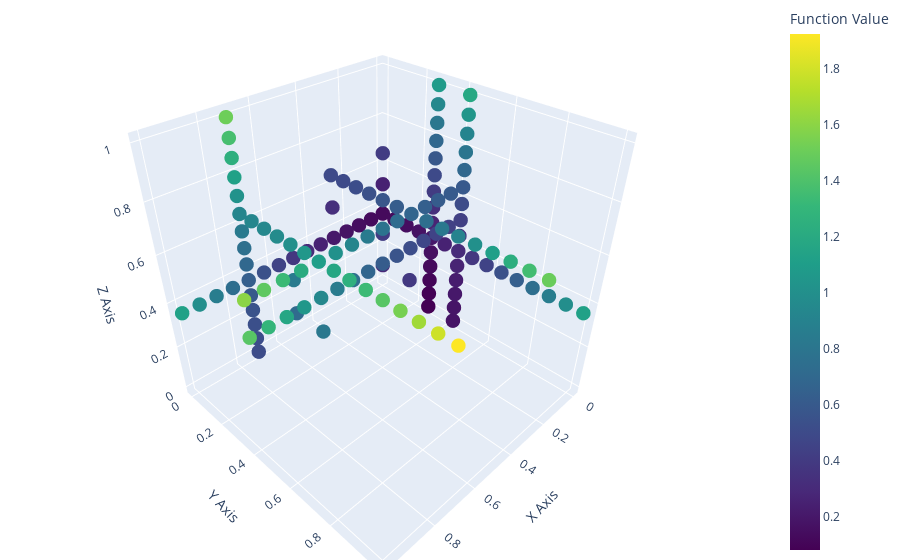

Here is the notebook cell this chart was saved with:
### Code cell
# Let's make a tree that corresponds to a simple 3D tree {{{x}, {y}}, {z}}
N = 15 # primitive grid size
r = 3
grids = [Grid(np.linspace(0., 1., N), i) for i in range(3)]
x, y, z, = 0, 1, 2

# build incomplete edge-grids
# up-sweep
a_up = grids[x].random_subset(r)
b_up = grids[y].random_subset(r)
c_up = (a_up @ b_up).random_subset(r)

# down-sweep
c_down = grids[z].random_subset(r)
a_down = (c_down @ b_up).random_subset(r)
b_down = (c_down @ a_up).random_subset(r)

# build complete node-grids
A = (grids[0] @ a_down).permute()
B = (grids[1] @ b_down).permute()
C = (grids[2] @ c_up).permute()
L = (a_up @ b_up @ c_down).permute()

# combine them into a single grid
xyz = L + A + B + C 
f = xyz.evaluate(fun)

from qutree.plot import plot_xyz
plot_xyz(xyz, f)

### Figure 1 — Plotly figure (JSON) as saved in the notebook; plotly's stock layout.template omitted (floating-point values rounded to 4 significant figures; data arrays with more than 128 entries replaced by an {"elided": "..."} marker saying what was removed)
{"data": [{"marker": {"color": {"elided": "162 float values"}, "colorbar": {"title": {"text": "Function Value"}}, "colorscale": [[0, "#440154"], [0.1111, "#482878"], [0.2222, "#3e4989"], [0.3333, "#31688e"], [0.4444, "#26828e"], [0.5556, "#1f9e89"], [0.6667, "#35b779"], [0.7778, "#6ece58"], [0.8889, "#b5de2b"], [1, "#fde725"]], "size": 5}, "mode": "markers", "type": "scatter3d", "x": {"elided": "162 float values"}, "y": {"elided": "162 float values"}, "z": {"elided": "162 float values"}}], "layout": {"margin": {"b": 0, "l": 0, "r": 0, "t": 0}, "scene": {"aspectmode": "cube", "xaxis": {"autorange": true, "title": {"text": "X Axis"}}, "yaxis": {"autorange": true, "title": {"text": "Y Axis"}}, "zaxis": {"autorange": true, "title": {"text": "Z Axis"}}}}}
